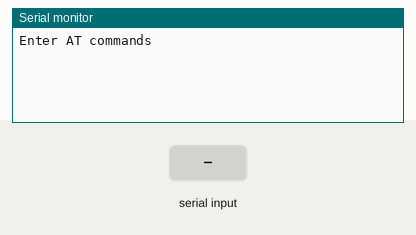
A sketch run on a simulated Arduino Uno, built with avr-gcc and run on an emulated ATmega328P. Shown: the last lines printed to the serial monitor. The test bench sets the inputs (shaded band).

Above: at 1.2 s.
1.3 s: "1" received over the second serial link
At 1.7 s:
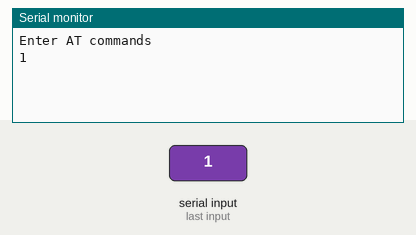
2.8 s: "0" received over the second serial link
At 4.0 s:
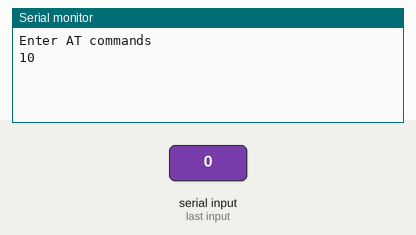

The sketch:

bluetooth_command_mode.ino
```cpp
#include <SoftwareSerial.h>

#define KEY_PIN 2
#define RX_PIN 3
#define TX_PIN 4

SoftwareSerial bluetooth(RX_PIN,TX_PIN);

void setup(){
  Serial.begin(9600);
  pinMode(KEY_PIN,OUTPUT);
  digitalWrite(KEY_PIN,HIGH);
  Serial.println("Enter AT commands");
  bluetooth.begin(9600);
}

void loop(){
   if(bluetooth.available()){
      Serial.write(bluetooth.read());
   }
   if(Serial.available()){
      bluetooth.write(Serial.read());
   }
}
```

Measured:
- after the input at 1.3 s, the serial monitor: prints a new line at once (image 1)
- after the input at 2.8 s, the serial monitor: prints a new line at once (image 2)
